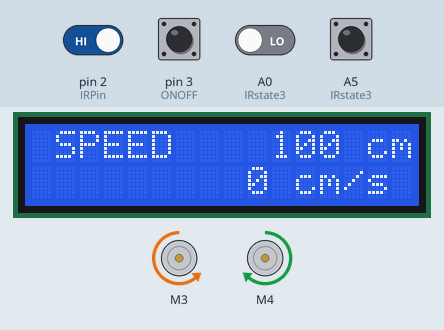
A sketch run on a simulated Arduino Uno, built with avr-gcc and run on an emulated ATmega328P. On the bench: 2 × DC motor (green arrow = forward, orange = backward, longer = faster), 16×2 character LCD. The test bench sets the inputs (shaded band); at power-on: A5 (IRstate3), pin 2 (IRPin), pin 3 (ONOFF) HIGH, A0 (IRstate3) LOW.

Above: at 1.6 s.
1.7 s: pin 3 (ONOFF) pulled LOW for 0.15 s
At 3.0 s:
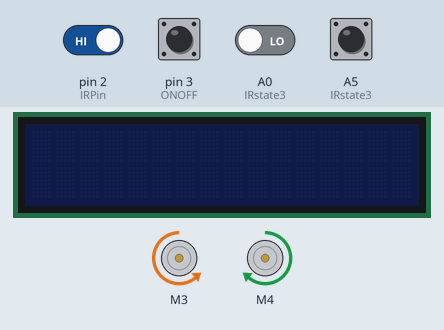
3.3 s: pin 3 (ONOFF) pulled LOW for 1 s
At 5.1 s:
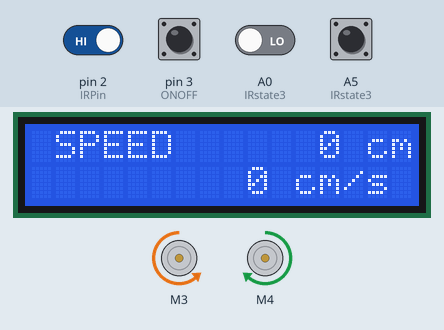
6.8 s: pin 2 (IRPin) driven LOW
At 8.1 s:
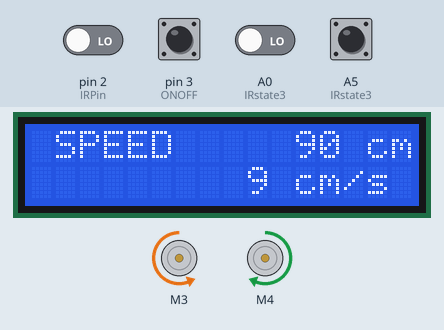
9.8 s: pin 3 (ONOFF) pulled LOW for 0.15 s
At 10.5 s:
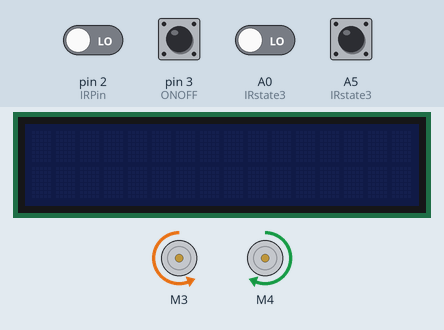
Timing chart, 0 to 12.4 s (numbered marks = the images above; inputs shaded):
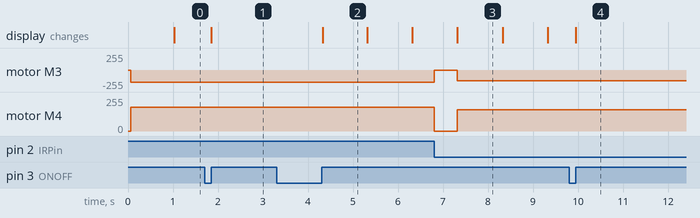

The sketch:

IRobstacle_LCD_btn_total.ino
```cpp
#include <AFMotor.h>
#include <LiquidCrystal_I2C.h>     // LCD 1602 I2C용 라이브러리

#define IRPin 2
#define ONOFF 3

LiquidCrystal_I2C lcd(0x27, 16, 2); // 접근주소: 0x3F or 0x27

// 모터드라이버 L293D  3: M3에 연결,  4: M4에 연결
AF_DCMotor motor_L(3);
AF_DCMotor motor_R(4);

// 장애물 회피 관련 변수 선언
int obstacle_flag = 0;
bool no_repetition = 0;
unsigned long time_previous, Time_Previous, Time_Current;

// lcd 관련 변수 선언
bool init_flag=0;
bool onoff_flag=0;
int operation_State = 1;
bool mode = 1;
int distance = 100;
int velocity = 0;
int digit_distance = 12;
int digit_velocity = 9;
bool mode_tmp = 1;
int digit_distance_tmp = 0;
int digit_velocity_tmp = 0;
int setcursor_tmp = 0;
String string_mode;
String string_distance;
String string_velocity;

void setup(){
    // Serial set
    // Serial.begin(9600);     //시리얼 통신을 초기화합니다.

    // IRPin set
    pinMode(IRPin, INPUT);  // IRPin을 입력으로 설정합니다.
    attachInterrupt(digitalPinToInterrupt(IRPin), obstacle_detected, CHANGE);

    // Motor set
    motor_L.setSpeed(180);              // 왼쪽 모터의 속도
    motor_L.run(RELEASE);
    motor_R.setSpeed(180);              // 오른쪽 모터의 속도
    motor_R.run(RELEASE);
    Time_Previous = millis();
    Time_Current = millis();
    time_previous = millis();

    // LCD set
    lcd.init();  // LCD 초기화
    lcd.backlight();
    pinMode(ONOFF, INPUT);
    digitalWrite(ONOFF, INPUT_PULLUP);
    attachInterrupt(digitalPinToInterrupt(ONOFF), OnOff, CHANGE);
}

int digitCheck(int num)     // 자릿수 체크
{
    if(num == 0) return 1;

    int cnt = 0;
    while(num!=0){
        num/=10;
        cnt++;
    }
    return cnt;
}

void writeLCD_distance()    // 주행거리 입력
{
    setcursor_tmp = 13 - digit_distance;
    lcd.setCursor(setcursor_tmp,0);
    lcd.print(string_distance);
    lcd.setCursor(14,0);
    lcd.print("cm");
}

void writeLCD_velocity()    // 속도 입력
{
    setcursor_tmp = 10 - digit_velocity;
    lcd.setCursor(setcursor_tmp, 1);
    lcd.print(string_velocity);
    lcd.setCursor(11,1);
    lcd.print("cm/s");
}

void writeLCD_mode()        // mode 입력
{
    lcd.setCursor(1,0);
    if(mode){
        lcd.print("SPEED");
    }
    else {
        lcd.print("SAFETY");
    }
}

void cluster()      // LCD cluster
{
    lcd.backlight();

    if(init_flag==1) lcd.clear();
    if(distance < 0) distance = 0;
    if(velocity < 0) velocity = 0;

    digit_distance = digitCheck(distance);  // 현재 distance 자릿 수를 저장
    digit_velocity = digitCheck(velocity);  // 현재 velocity 자릿 수를 저장

    if(digit_distance < digit_distance_tmp) lcd.clear();
    if(digit_velocity < digit_velocity_tmp) lcd.clear();
    // if(mode != mode_tmp) lcd.clear();

    string_distance = String(distance);
    string_velocity = String(velocity);
    string_mode = String(mode);

    lcd.clear();
    writeLCD_mode();
    writeLCD_distance();
    writeLCD_velocity();

    // test용
    distance += 30;
    velocity += 3;

    digit_distance_tmp = digit_distance;
    digit_velocity_tmp = digit_velocity;
    // mode_tmp = mode;

}

void OnOff()
{
    if(digitalRead(ONOFF) == HIGH)
    {
        if(onoff_flag==0)
        {
            onoff_flag = 1;
            operation_State = -operation_State;
            distance = 0;
            velocity = 0;
        }
        else{}
    }
    else
    {
        onoff_flag = 0;
    }
}

void car()
{
    int val1 = digitalRead(A0);    // 라인센서1
    int val2 = digitalRead(A5);    // 라인센서2

    if (val1 == 1 && val2 == 1) {           // 직진
        motor_L.run(FORWARD);
        motor_R.run(FORWARD);
    }
    else if (val1 == 1 && val2 == 0) {      // 우회전
        motor_L.run(FORWARD);
        motor_R.run(BACKWARD);
    }
    else if (val1 == 0 && val2 == 1) {      // 좌회전
        motor_L.run(BACKWARD);
        motor_R.run(FORWARD);
    }
    else if (val1 == 0 && val2 == 0){}      // 이전 상태 유지
    Time_Previous = millis();
}


void obstacle_detected()  // IR센서 인터럽트 함수
{
    // HIGH->LOW 장애물감지함
    if(digitalRead(IRPin) == LOW)
    {
        if( no_repetition == 0)
        {
            no_repetition = 1;
            obstacle_flag = 1;
        }
    }
    // LOW -> HIGH 장애물감지벗어남
    else if(digitalRead(IRPin) == HIGH)
    {
        no_repetition = 0;
        obstacle_flag = 3;
    }
}

void IRstate1()  // 500ms 정지
{
    motor_L.run(RELEASE);
    motor_R.run(RELEASE);
    if(Time_Current - Time_Previous > 500)
    {
        Time_Previous = millis();
        obstacle_flag = 2;
    }
}

void IRstate2()  // 회전
{
    motor_L.setSpeed(160);
    motor_R.setSpeed(160);
    motor_L.run(BACKWARD);
    motor_R.run(FORWARD);
    Time_Previous = millis();
}

void IRstate3()  // 좌로 회전 -> 정지 -> 전진 -> 정지 -> 라인유무체크
{
    if(Time_Current - Time_Previous <= 200)  // 300ms 좌로 회전
    {
        motor_L.run(BACKWARD);
        motor_R.run(FORWARD);
    }
    else if(Time_Current - Time_Previous <= 700)  // 500ms 정지
    {
        motor_L.run(RELEASE);
        motor_R.run(RELEASE);
    }
    else if(Time_Current - Time_Previous <= 1300) // 500ms 전진
    {
        motor_L.run(FORWARD);
        motor_R.run(FORWARD);
        int val1_check = digitalRead(A0);    // 라인센서1
        int val2_check = digitalRead(A5);    // 라인센서2
        if(val1_check == 1 || val2_check == 1)  // 1이면 감지
        {
            obstacle_flag = 4;
            Time_Previous = millis();
        }
    }
    else if(Time_Current - Time_Previous <= 1800)  // 500ms 정지
    {
        motor_L.run(RELEASE);
        motor_R.run(RELEASE);
    }
    else if(Time_Current - Time_Previous > 1800)  // 라인유무 체크
    {
        obstacle_flag = 5;
    }
}

void IRstate4()  // 300ms 좌로 회전
{
    if(Time_Current - Time_Previous <= 500)
    {
        motor_L.run(RELEASE);
        motor_R.run(RELEASE);
    }
    else if(Time_Current - Time_Previous <= 800)
    {
        motor_L.setSpeed(180);
        motor_R.setSpeed(180);
        motor_L.run(BACKWARD);
        motor_R.run(FORWARD);
    }
    else if(Time_Current - Time_Previous > 800)
    {
        obstacle_flag = 0;
        motor_L.run(FORWARD);
        motor_R.run(FORWARD);
        Time_Previous = millis();
    }
}

void IRstate5()  // 라인 미감지시 우측으로 돌기, 장애물 감지 후 인터럽트 들어오면 obstacle_flag = 1
{
    motor_L.setSpeed(160);
    motor_R.setSpeed(160);
    motor_L.run(FORWARD);
    motor_R.run(BACKWARD);
    Time_Previous = millis();
}


void loop()
{
    Time_Current = millis();
    if(operation_State == 1)  // ON 상태
    {
        // LCD cluster
        if(Time_Current - time_previous >= 1000){  // 1초에 한 번씩 동작
            time_previous = Time_Current;
            cluster();
        }

        // 장애물 회피
        if(obstacle_flag==0){  // 일반 주행
            car();
        }
        else if(obstacle_flag==1){  // 500ms 정지
            IRstate1();
        }
        else if(obstacle_flag == 2){  // 좌로 회전(장애물 인식 벗어나기 위해)
            IRstate2();
        }
        else if(obstacle_flag == 3){  // 좌로 500ms 더 회전, 500ms 정지, 500ms 전진
            IRstate3();
        }
        else if(obstacle_flag == 4){  // 좌로 살짝 회전
            IRstate4();
        }
        else if(obstacle_flag == 5){  // 우로 회전(장애물 인식하기 위해)
            IRstate5();
        }
    }
    else if(operation_State == -1)  // OFF상태
    {
        lcd.clear();
        lcd.noBacklight();
    }
}
```

Measured:
- after the input at 1.7 s, the display: changes after 0.15 s (image 1)
- after the input at 3.3 s, the display: changes after 1.0 s (image 2)
- after the input at 6.8 s, motor M3: backward 180/255 → stopped at once, → backward 160/255 0.52 s later; motor M4: forward 180/255 → stopped at once, → forward 160/255 0.52 s later
- after the input at 9.8 s, the display: changes after 0.15 s (image 4)
- what the display in image 2 shows lasts 1.0 s, from 4.3 s to 5.3 s
